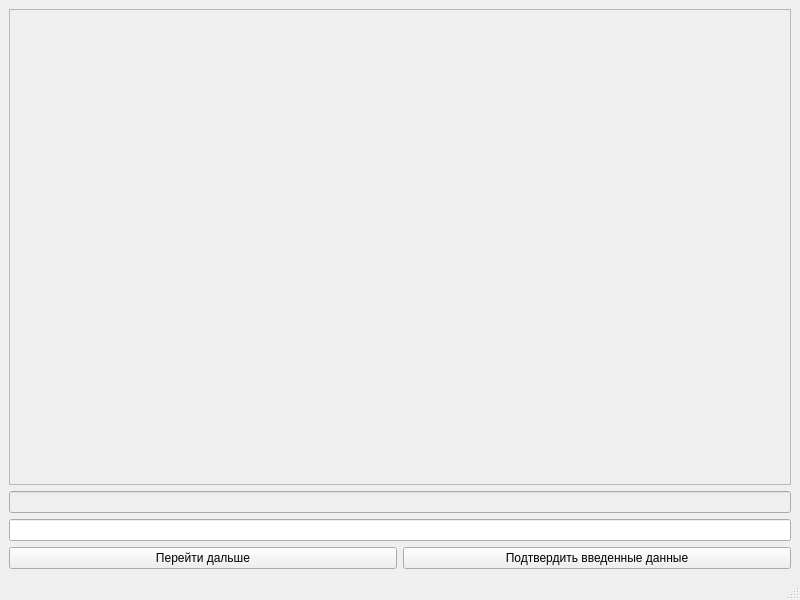
<?xml version="1.0" encoding="UTF-8"?>
<ui version="4.0">
 <class>MainWindow</class>
 <widget class="QMainWindow" name="MainWindow">
  <property name="enabled">
   <bool>true</bool>
  </property>
  <property name="geometry">
   <rect>
    <x>0</x>
    <y>0</y>
    <width>800</width>
    <height>600</height>
   </rect>
  </property>
  <property name="windowTitle">
   <string>MainWindow</string>
  </property>
  <widget class="QWidget" name="centralwidget">
   <layout class="QGridLayout" name="gridLayout">
    <item row="4" column="0">
     <widget class="QPushButton" name="pushButton">
      <property name="enabled">
       <bool>true</bool>
      </property>
      <property name="text">
       <string>Перейти дальше</string>
      </property>
     </widget>
    </item>
    <item row="2" column="0" colspan="2">
     <widget class="QLineEdit" name="lineEdit_2"/>
    </item>
    <item row="0" column="0" colspan="2">
     <widget class="QTextEdit" name="textEdit">
      <property name="enabled">
       <bool>false</bool>
      </property>
     </widget>
    </item>
    <item row="4" column="1">
     <widget class="QPushButton" name="pushButton_2">
      <property name="text">
       <string>Подтвердить введенные данные</string>
      </property>
     </widget>
    </item>
    <item row="1" column="0" colspan="2">
     <widget class="QLineEdit" name="lineEdit">
      <property name="enabled">
       <bool>false</bool>
      </property>
      <property name="text">
       <string/>
      </property>
      <property name="alignment">
       <set>Qt::AlignCenter</set>
      </property>
     </widget>
    </item>
   </layout>
  </widget>
  <widget class="QMenuBar" name="menubar">
   <property name="geometry">
    <rect>
     <x>0</x>
     <y>0</y>
     <width>800</width>
     <height>22</height>
    </rect>
   </property>
  </widget>
  <widget class="QStatusBar" name="statusbar"/>
 </widget>
 <resources/>
 <connections/>
</ui>
